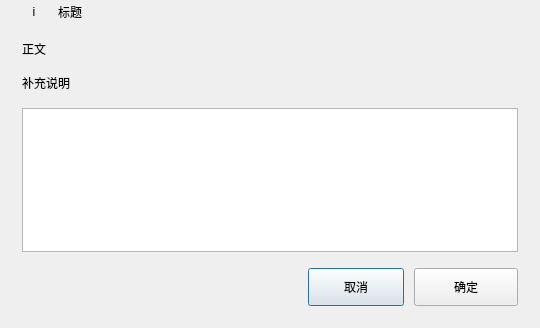
<?xml version="1.0" encoding="UTF-8"?>
<ui version="4.0">
 <class>CustomMessageBox</class>
 <widget class="QDialog" name="CustomMessageBox">
  <property name="geometry">
   <rect>
    <x>0</x>
    <y>0</y>
    <width>540</width>
    <height>328</height>
   </rect>
  </property>
  <layout class="QVBoxLayout" name="outerLayout">
   <property name="spacing">
    <number>0</number>
   </property>
   <property name="leftMargin">
    <number>0</number>
   </property>
   <property name="topMargin">
    <number>0</number>
   </property>
   <property name="rightMargin">
    <number>0</number>
   </property>
   <property name="bottomMargin">
    <number>0</number>
   </property>
   <item>
    <widget class="QFrame" name="panelFrame">
     <property name="minimumSize">
      <size>
       <width>0</width>
       <height>0</height>
      </size>
     </property>
     <property name="frameShape">
      <enum>QFrame::Shape::NoFrame</enum>
     </property>
     <layout class="QVBoxLayout" name="panelLayout">
      <property name="spacing">
       <number>16</number>
      </property>
      <property name="leftMargin">
       <number>22</number>
      </property>
      <property name="topMargin">
       <number>0</number>
      </property>
      <property name="rightMargin">
       <number>22</number>
      </property>
      <property name="bottomMargin">
       <number>22</number>
      </property>
      <item>
       <layout class="QHBoxLayout" name="headerLayout">
        <property name="spacing">
         <number>12</number>
        </property>
        <item>
         <widget class="QLabel" name="badgeLabel">
          <property name="minimumSize">
           <size>
            <width>24</width>
            <height>24</height>
           </size>
          </property>
          <property name="maximumSize">
           <size>
            <width>24</width>
            <height>24</height>
           </size>
          </property>
          <property name="text">
           <string>i</string>
          </property>
          <property name="alignment">
           <set>Qt::AlignmentFlag::AlignCenter</set>
          </property>
         </widget>
        </item>
        <item>
         <widget class="QLabel" name="titleLabel">
          <property name="text">
           <string>标题</string>
          </property>
          <property name="wordWrap">
           <bool>true</bool>
          </property>
         </widget>
        </item>
       </layout>
      </item>
      <item>
       <widget class="QLabel" name="bodyLabel">
        <property name="text">
         <string>正文</string>
        </property>
        <property name="wordWrap">
         <bool>true</bool>
        </property>
       </widget>
      </item>
      <item>
       <widget class="QLabel" name="informativeLabel">
        <property name="text">
         <string>补充说明</string>
        </property>
        <property name="wordWrap">
         <bool>true</bool>
        </property>
       </widget>
      </item>
      <item>
       <widget class="QTextBrowser" name="detailsBrowser">
        <property name="minimumSize">
         <size>
          <width>0</width>
          <height>100</height>
         </size>
        </property>
        <property name="maximumSize">
         <size>
          <width>16777215</width>
          <height>240</height>
         </size>
        </property>
        <property name="openExternalLinks">
         <bool>true</bool>
        </property>
       </widget>
      </item>
      <item>
       <layout class="QHBoxLayout" name="buttonLayout">
        <property name="spacing">
         <number>10</number>
        </property>
        <item>
         <spacer name="buttonSpacer">
          <property name="orientation">
           <enum>Qt::Orientation::Horizontal</enum>
          </property>
          <property name="sizeHint" stdset="0">
           <size>
            <width>40</width>
            <height>20</height>
           </size>
          </property>
         </spacer>
        </item>
        <item>
         <widget class="QPushButton" name="secondaryButton">
          <property name="minimumSize">
           <size>
            <width>96</width>
            <height>38</height>
           </size>
          </property>
          <property name="text">
           <string>取消</string>
          </property>
         </widget>
        </item>
        <item>
         <widget class="QPushButton" name="primaryButton">
          <property name="minimumSize">
           <size>
            <width>104</width>
            <height>38</height>
           </size>
          </property>
          <property name="text">
           <string>确定</string>
          </property>
         </widget>
        </item>
       </layout>
      </item>
     </layout>
    </widget>
   </item>
  </layout>
 </widget>
 <resources/>
 <connections/>
</ui>
